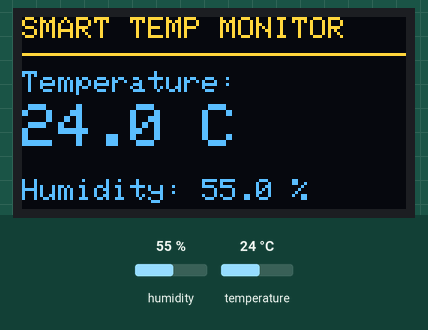
Recording of a sketch running on a simulated ESP32. Parts: 128×64 one-colour display. Inputs (shaded band) come from the test bench; at power-on: humidity 55 %, temperature 24 °C. The OLED is the two-colour kind (top 16 rows yellow); WiFi joins after 1.5 s; servers stay silent unless stated; what the sketch prints to the serial monitor is not drawn.

Above: at 3.7 s.
3.8 s: humidity set to 22 %
At 5.5 s:
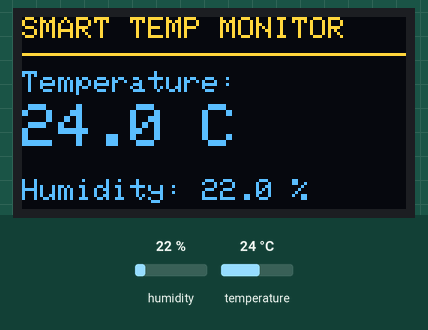
6.1 s: temperature set to 12 °C
At 9.7 s:
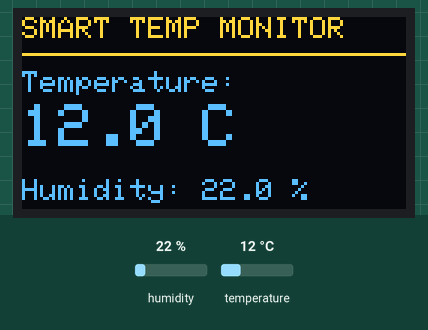
10.1 s: humidity set to 40 %
At 13.8 s:
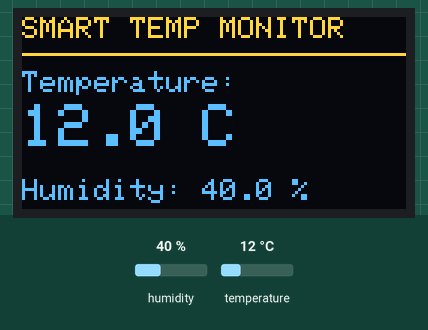
14.1 s: temperature set to 19 °C
At 17.0 s:
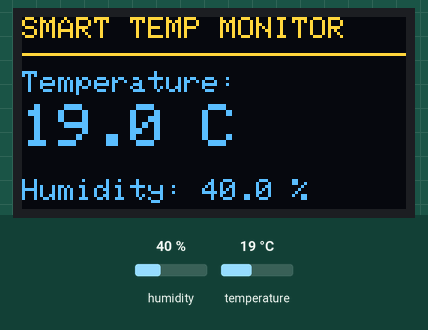
Timing chart, 0 to 18.5 s (numbered marks = the images above; inputs shaded):
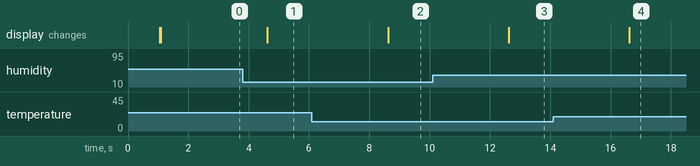

Measured:
- after the input at 3.8 s, the display: changes after 0.82 s (image 1)
- after the input at 6.1 s, the display: changes after 2.5 s (image 2)
- after the input at 10.1 s, the display: changes after 2.5 s (image 3)
- after the input at 14.1 s, the display: changes after 2.5 s (image 4)

The sketch:

ENVIGUARD.ino
```cpp
#include <WiFi.h>
#include <WebServer.h>
#include <Wire.h>
#include <DHT.h>
#include <Adafruit_GFX.h>
#include <Adafruit_SSD1306.h>

// =============================
// WIFI SETTINGS
// =============================
const char* ssid = "YOUR_WIFI_NAME";
const char* password = "YOUR_WIFI_PASSWORD";

// =============================
// DHT SENSOR
// =============================
#define DHTPIN 4
#define DHTTYPE DHT22

DHT dht(DHTPIN, DHTTYPE);

// =============================
// OLED DISPLAY
// =============================
#define SCREEN_WIDTH 128
#define SCREEN_HEIGHT 64
#define OLED_RESET -1
#define OLED_ADDRESS 0x3C

Adafruit_SSD1306 display(
  SCREEN_WIDTH,
  SCREEN_HEIGHT,
  &Wire,
  OLED_RESET
);

// =============================
// WEB SERVER
// =============================
WebServer server(80);

float temperature = NAN;
float humidity = NAN;

unsigned long lastRead = 0;
const unsigned long readInterval = 2000;

// =============================
// HTML WEBPAGE
// =============================
const char webpage[] PROGMEM = R"rawliteral(
<!DOCTYPE html>
<html lang="en">

<head>
<meta charset="UTF-8">
<meta name="viewport"
content="width=device-width, initial-scale=1">

<title>ESP32 Smart Temperature</title>

<style>
* {
  box-sizing: border-box;
}

body {
  margin: 0;
  padding: 20px;
  min-height: 100vh;
  font-family: Arial, sans-serif;
  background: linear-gradient(135deg,#0f172a,#1e3a5f);
  color: white;
  text-align: center;
}

.container {
  max-width: 550px;
  margin: 40px auto;
}

h1 {
  font-size: 27px;
}

.subtitle {
  color: #94a3b8;
  margin-bottom: 30px;
}

.card {
  background: #1e293b;
  padding: 30px;
  margin: 20px 0;
  border-radius: 18px;
  box-shadow: 0 8px 25px #0003;
}

.label {
  font-size: 19px;
  color: #cbd5e1;
}

.value {
  font-size: 52px;
  font-weight: bold;
  margin-top: 12px;
}

.temperature {
  color: #38bdf8;
}

.humidity {
  color: #4ade80;
}

.status {
  margin-top: 25px;
  color: #4ade80;
}

footer {
  color: #94a3b8;
  margin-top: 35px;
  font-size: 13px;
}
</style>
</head>

<body>

<div class="container">

<h1>Smart Temperature Monitor</h1>

<p class="subtitle">
ESP32 | DHT | OLED | IoT
</p>

<div class="card">
  <div class="label">Temperature</div>
  <div class="value temperature" id="temp">-- °C</div>
</div>

<div class="card">
  <div class="label">Humidity</div>
  <div class="value humidity" id="hum">-- %</div>
</div>

<div class="status" id="status">
Connecting...
</div>

<footer>
3D Printed Smart Temperature Display
</footer>

</div>

<script>

async function updateData() {
  try {
    const response = await fetch('/data', {
      cache: 'no-store'
    });

    if (!response.ok) {
      throw new Error('Server error');
    }

    const data = await response.json();

    document.getElementById("temp").innerText =
      data.temperature === null
      ? "-- °C"
      : data.temperature.toFixed(1) + " °C";

    document.getElementById("hum").innerText =
      data.humidity === null
      ? "-- %"
      : data.humidity.toFixed(1) + " %";

    document.getElementById("status").innerText =
      data.temperature === null || data.humidity === null
      ? "Waiting for sensor readings"
      : "● Live Monitoring";

  } catch (error) {
    document.getElementById("status").innerText =
      "Connection Lost";
  }
}

updateData();

setInterval(updateData, 2000);

</script>

</body>
</html>
)rawliteral";

// =============================
// READ SENSOR
// =============================
void readSensor() {

  float t = dht.readTemperature();
  float h = dht.readHumidity();

  if (isnan(t) || isnan(h)) {
    temperature = NAN;
    humidity = NAN;
    Serial.println("DHT reading failed!");
    return;
  }

  temperature = t;
  humidity = h;

  Serial.print("Temperature: ");
  Serial.print(temperature);
  Serial.println(" C");

  Serial.print("Humidity: ");
  Serial.print(humidity);
  Serial.println(" %");
}

// =============================
// UPDATE OLED
// =============================
void updateOLED() {

  display.clearDisplay();
  display.setTextColor(SSD1306_WHITE);

  display.setTextSize(1);
  display.setCursor(0, 0);
  display.println("SMART TEMP MONITOR");

  display.drawLine(0, 12, 127, 12, SSD1306_WHITE);

  display.setCursor(0, 18);
  display.println("Temperature:");

  display.setTextSize(2);
  display.setCursor(0, 29);

  if (isnan(temperature)) {
    display.print("--");
  } else {
    display.print(temperature, 1);
  }

  display.print(" C");

  display.setTextSize(1);
  display.setCursor(0, 54);

  display.print("Humidity: ");

  if (isnan(humidity)) {
    display.print("--");
  } else {
    display.print(humidity, 1);
  }

  display.print(" %");

  display.display();
}

// =============================
// JSON API
// =============================
void handleData() {

  String json = "{";

  json += "\"temperature\":";
  json += isnan(temperature)
    ? "null" : String(temperature, 1);

  json += ",\"humidity\":";
  json += isnan(humidity)
    ? "null" : String(humidity, 1);

  json += "}";

  server.send(200, "application/json", json);
}

// =============================
// WIFI CONNECTION
// =============================
void connectWiFi() {

  WiFi.mode(WIFI_STA);
  WiFi.begin(ssid, password);

  Serial.print("Connecting to WiFi");

  int attempts = 0;

  while (WiFi.status() != WL_CONNECTED && attempts < 30) {
    delay(500);
    Serial.print(".");
    attempts++;
  }

  Serial.println();

  if (WiFi.status() == WL_CONNECTED) {

    Serial.println("WiFi Connected!");

    Serial.print("Open Webpage: http://");
    Serial.println(WiFi.localIP());

  } else {

    Serial.println("WiFi connection failed!");
    Serial.println("Check WiFi name and password.");

  }
}

// =============================
// SETUP
// =============================
void setup() {

  Serial.begin(115200);
  delay(1000);

  Serial.println("Starting Smart Temperature Monitor");

  dht.begin();

  Wire.begin(21, 22);

  if (!display.begin(
      SSD1306_SWITCHCAPVCC,
      OLED_ADDRESS)) {

    Serial.println("OLED initialization failed!");

    while (true) {
      delay(1000);
    }
  }

  display.clearDisplay();
  display.setTextSize(1);
  display.setTextColor(SSD1306_WHITE);

  display.setCursor(0, 0);
  display.println("SMART TEMP DISPLAY");
  display.println("Starting...");

  display.display();

  readSensor();
  updateOLED();

  connectWiFi();

  server.on("/", HTTP_GET, []() {
    server.send_P(200, "text/html", webpage);
  });

  server.on("/data", HTTP_GET, handleData);

  server.begin();

  Serial.println("Web Server Started");

  lastRead = millis();
}

// =============================
// MAIN LOOP
// =============================
void loop() {

  server.handleClient();

  unsigned long currentMillis = millis();

  if (currentMillis - lastRead >= readInterval) {

    lastRead = currentMillis;

    readSensor();
    updateOLED();
  }

  // Reconnect WiFi if disconnected
  static unsigned long lastReconnect = 0;

  if (WiFi.status() != WL_CONNECTED &&
      millis() - lastReconnect >= 10000) {

    lastReconnect = millis();
    WiFi.reconnect();
  }
}
```
